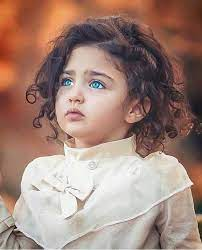
#> input picture images/child/child0.jfif, 202 x 250 px, found by its file name
$ python Project3_b_99521226.py
#> lines starting #> are read from the running program, lines starting #| are printed output that depends on the picture
import numpy as np
import pandas as pd
import matplotlib.pyplot as plt
import cv2
import os
from sklearn.model_selection import train_test_split
from sklearn.svm import SVC

dataset = ['child' , 'tree', 'car']
# dataset = ['car' , 'tree2']
# dataset = ['child' , 'tree2']
X = []
y = []
for d in dataset:
    MyPath = "images" + r"\\" + d
    for pic in os.listdir(MyPath):
        picAddr = MyPath + r"\\" + pic
        image = cv2.imread(picAddr , 0)
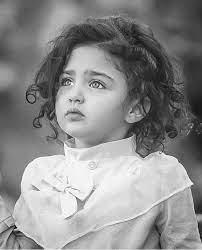
#> image: shape (250, 202); min 0, max 255, mean 139.6
        try:
            image1 = cv2.resize(image , (150,150))
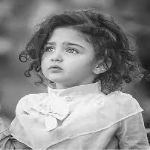
#> image1: shape (150, 150); min 12, max 252, mean 139.5
#> (the run stopped early here; a loop or call above may not have finished)
